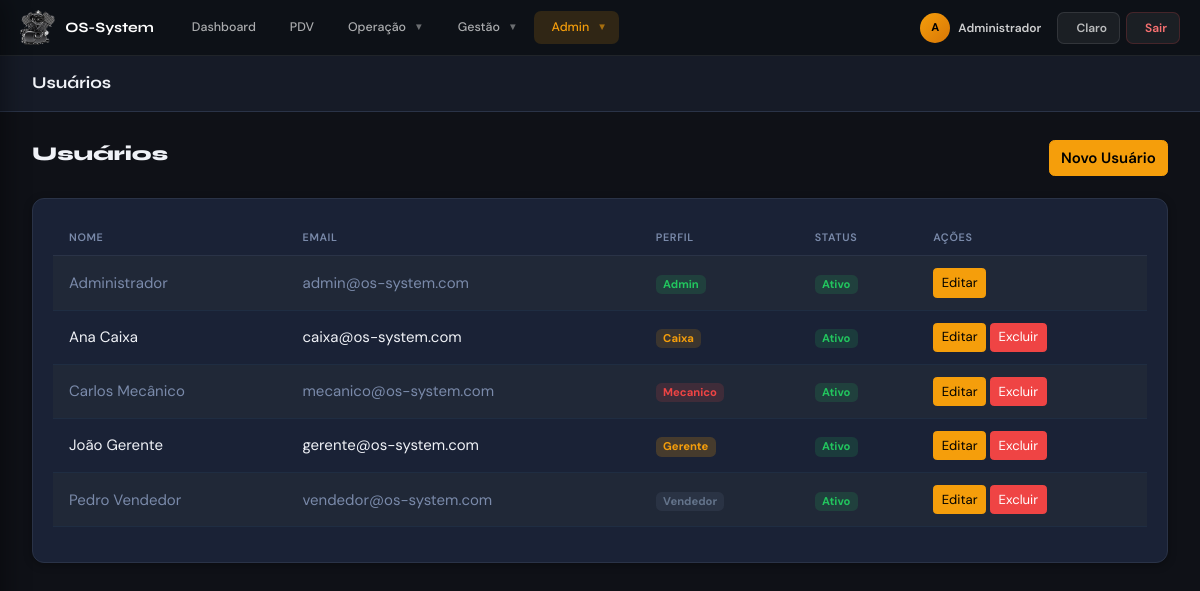
The page /modules/usuarios/usuarios.php (signed in) on the database its author committed.
### tables this page shows
CREATE TABLE `usuarios` (
  `id` int(11) NOT NULL,
  `nome` varchar(100) NOT NULL,
  `email` varchar(100) NOT NULL,
  `senha` varchar(255) NOT NULL,
  `perfil` enum('admin','gerente','mecanico','caixa','vendedor') NOT NULL,
  `ativo` tinyint(1) DEFAULT '1',
  `created_at` timestamp NULL DEFAULT CURRENT_TIMESTAMP
);

### config/sistema.php (called while the page is built)
<?php
return array (
  'nome_sistema' => 'OS-System',
  'nome_oficina' => 'Oficina de Motos',
  'telefone' => '',
  'email' => '',
  'endereco' => '',
  'cnpj' => '',
  'cor_primaria' => '#f59e0b',
  'logo_path' => 'assets/images/logo-pequena.png',
);

### config/config.php (called while the page is built, shortened)
<?php
require_once __DIR__ . '/../modules/auth/auth.php';
$database = new Database();
$db       = $database->getConnection();
$auth     = new Auth($db);

### modules/auth/auth.php (called while the page is built, shortened)
<?php
class Auth {
    public function isLoggedIn() {
        return isset($_SESSION['usuario_id']);
    }
    public function getCurrentUser() {
        if($this->isLoggedIn()) {
            return [
                'id' => $_SESSION['usuario_id'],
                'nome' => $_SESSION['usuario_nome'],
                'perfil' => $_SESSION['usuario_perfil']
            ];
        }
        return null;
    }
}
?>

### modules/usuarios/usuarios.php (the view, shortened to what this page needs)
<?php
require_once '../../config/config.php';
$usuarios = $db->query("SELECT * FROM usuarios ORDER BY nome")->fetchAll(PDO::FETCH_ASSOC);
?>
<?php include '../../includes/sidebar.php'; ?>
<header class="os-topbar">
  <div class="topbar-title">Usuários</div>
</header>
<main class="os-content">
<div class="d-flex justify-content-between align-items-center mb-4">
            <h2><i class="ph-bold ph-user-gear"></i> Usuários</h2>
            <button class="btn btn-primary" data-bs-toggle="modal" data-bs-target="#modalUsuario" onclick="limparFormulario()"><i class="ph-bold ph-plus-circle"></i> Novo Usuário</button>
        </div>
        <div class="card">
            <div class="card-body">
                <table class="table table-striped">
                    <thead>
                        <tr>
                            <th>Nome</th>
                            <th>Email</th>
                            <th>Perfil</th>
                            <th>Status</th>
                            <th>Ações</th>
                        </tr>
                    </thead>
                    <tbody>
                        <?php foreach($usuarios as $u): ?>
                        <tr>
                            <td><?php echo $u['nome']; ?></td>
                            <td><?php echo $u['email']; ?></td>
                            <td><span class="badge bg-<?php echo $u['perfil']=='admin'?'success':($u['perfil']=='gerente'?'primary':($u['perfil']=='caixa'?'warning':($u['perfil']=='mecanico'?'danger':'secondary'))); ?>"><?php echo ucfirst($u['perfil']); ?></span></td>
                            <td><?php echo $u['ativo'] ? '<span class="badge bg-success">Ativo</span>' : '<span class="badge bg-danger">Inativo</span>'; ?></td>
                            <td>
                                <button class="btn btn-sm btn-warning" onclick='editarUsuario(<?php echo json_encode($u); ?>)'>
                                    <i class="ph-bold ph-pencil-simple"></i> Editar
                                </button>
                                <?php if($u['id'] != $_SESSION['usuario_id']): ?>
                                <button class="btn btn-sm btn-danger" onclick="confirmarExclusao(<?php echo $u['id']; ?>)">
                                    <i class="ph-bold ph-trash"></i> Excluir
                                </button>
                                <?php endif; ?>
                             </tr ?>
                        <?php endforeach; ?>
                    </tbody>
                </table>
            </div>
        </div>
</main>
<?php include '../../includes/footer.php'; ?>

### includes/sidebar.php (shortened to what this page needs)
<?php
$_sistemaConfig = [];
$_cfgPath = __DIR__ . '/../config/sistema.php';
if (file_exists($_cfgPath)) {
    $_sistemaConfig = include $_cfgPath;
}
$_sistemaConfig = array_merge([
    'nome_sistema' => 'OS-System',
    'logo_path'    => '',
    'cor_primaria' => '#f59e0b',
], $_sistemaConfig);
$usuario = $auth->getCurrentUser();
$baseUrl = defined('BASE_URL') ? BASE_URL : '';
$tema    = $_COOKIE['os_tema'] ?? 'dark';
$current = basename($_SERVER['PHP_SELF']);
$iniciais = '';
if ($usuario && !empty($usuario['nome'])) {
    $p = explode(' ', $usuario['nome']);
    $iniciais = strtoupper(substr($p[0],0,1)) . (count($p)>1 ? strtoupper(substr(end($p),0,1)) : '');
}
?>
<!DOCTYPE html>
<html lang="pt-br" data-theme="<?= htmlspecialchars($tema) ?>">
<head>
  <link href="https://cdn.jsdelivr.net/npm/bootstrap@5.3.0/dist/css/bootstrap.min.css" rel="stylesheet">
  <link rel="stylesheet" href="https://unpkg.com/@phosphor-icons/web@2.1.1/src/bold/style.css">
  <link rel="stylesheet" href="https://cdn.jsdelivr.net/npm/sweetalert2@11/dist/sweetalert2.min.css">
  <link rel="stylesheet" href="<?= $baseUrl ?>/assets/css/os-theme.css">
</head>
<body>
<nav class="os-navbar">
  <a href="<?= $baseUrl ?>/index.php" class="nav-brand">
    <?php if (!empty($_sistemaConfig['logo_path'])): ?>
      <img src="<?= rtrim($baseUrl, '/') . '/' . ltrim(htmlspecialchars($_sistemaConfig['logo_path']), '/') ?>"
           alt="Logo" style="height:36px;max-width:120px;object-fit:contain;border-radius:4px">
    <?php else: ?>
      <div class="nav-brand-icon"><i class="ph-bold ph-motorcycle"></i></div>
    <?php endif; ?>
    <span class="nav-brand-name"><?= htmlspecialchars($_sistemaConfig['nome_sistema']) ?></span>
  </a>
  <a href="<?= $baseUrl ?>/index.php"
     class="nav-link-top <?= $current==='index.php'?'active':'' ?>">
    <i class="ph-bold ph-speedometer"></i> Dashboard
  </a>
  <a href="<?= $baseUrl ?>/modules/pdv/pdv.php"
     class="nav-link-top <?= $current==='pdv.php'?'active':'' ?>">
    <i class="ph-bold ph-cash-register"></i> PDV
  </a>
  <div class="nav-item-top">
    <button class="nav-link-top <?= in_array($current,['os.php','orcamentos.php','clientes.php','form_laudo.php','laudo.php'])?'active':'' ?>">
      <i class="ph-bold ph-wrench"></i> Operação <span class="chevron">▼</span>
    </button>
  </div>
  <div class="nav-item-top">
    <button class="nav-link-top <?= in_array($current,['produtos.php','servicos.php','estoque.php','mao_de_obra.php'])?'active':'' ?>">
      <i class="ph-bold ph-package"></i> Gestão <span class="chevron">▼</span>
    </button>
  </div>
  <div class="nav-item-top">
    <button class="nav-link-top <?= in_array($current,['relatorios.php','usuarios.php','mercadopago.php','configuracoes.php'])?'active':'' ?>">
      <i class="ph-bold ph-shield-check"></i> Admin <span class="chevron">▼</span>
    </button>
  </div>
  <div class="nav-right">
    <div class="nav-user">
      <div class="nav-avatar"><?= htmlspecialchars($iniciais) ?></div>
      <span class="nav-user-name"><?= htmlspecialchars($usuario['nome'] ?? '') ?></span>
    </div>
    <button class="nav-btn" onclick="toggleTema()">
      <span id="tema-label"></span>
    </button>
    <a href="#" class="nav-btn danger"
       onclick="confirmarSaida(event)">
      <i class="ph-bold ph-sign-out"></i> Sair
    </a>
  </div>
</nav>
<div class="os-main">

### assets/css/os-theme.css (style rules this page uses)
:root { --accent: #f59e0b; --accent-dark: #d97706; --accent-light: #fde68a; --success: #22c55e; --danger: #ef4444; --warning: #f59e0b; --info: #38bdf8; --navbar-h: 56px; --topbar-h: 56px; --radius: 12px; --radius-sm: 8px; --font-display: 'Syne', sans-serif; --font-body: 'DM Sans', sans-serif; --transition: .2s cubic-bezier(.4,0,.2,1); }
[data-theme="dark"] { --bg: #0f1117; --bg-surface: #161b27; --bg-card: #1a2236; --bg-card2: #222A3A; --bg-input: #1a2035; --border: #2a3347; --border-light: #1f2d42; --text: #f0f2f7; --text-muted: #7a8aaa; --text-dim: #4a5568; --sidebar-bg: #0d1117; --sidebar-item: rgba(255,255,255,.04); --sidebar-hover: rgba(245,158,11,.12); --sidebar-text: #8892a4; --sidebar-active:#f59e0b; --shadow: 0 4px 24px rgba(0,0,0,.4); --shadow-sm: 0 2px 8px rgba(0,0,0,.3); }
*, *::before, *::after { box-sizing: border-box; margin: 0; padding: 0; }
html { font-size: 15px; }
body { font-family: var(--font-body); background: var(--bg); color: var(--text); min-height: 100vh; transition: background var(--transition), color var(--transition); -webkit-font-smoothing: antialiased; }
.os-main { margin-left: 0; padding-top: 56px; flex: 1; display: flex; flex-direction: column; min-height: 100vh; }
.os-content { flex: 1; padding: 28px 32px; }
.os-topbar { height: var(--topbar-h); background: var(--bg-surface); border-bottom: 1px solid var(--border); display: flex; align-items: center; justify-content: space-between; padding: 0 32px; position: sticky; top: 0; z-index: 100; transition: background var(--transition); }
.topbar-title { font-family: var(--font-display); font-size: 1.1rem; font-weight: 700; color: var(--text); }
[data-theme="dark"] .table { color: var(--text) !important; }
[data-theme="dark"] .table-light, [data-theme="dark"] thead.table-light tr, [data-theme="dark"] .table-striped > tbody > tr:nth-of-type(odd) > * { background: var(--bg-card2) !important; color: var(--text-muted) !important; }
.os-content .table { color: var(--text); border-color: var(--border); }
.os-content .table thead th { background: var(--bg-card2); color: var(--text-muted); font-size: .72rem; font-weight: 600; letter-spacing: .06em; text-transform: uppercase; border-color: var(--border); padding: 10px 16px; }
.os-content .table td { padding: 12px 16px; border-color: var(--border-light); color: var(--text); vertical-align: middle; }
[data-theme="dark"] .table > :not(caption) > * > * { background-color: transparent !important; color: var(--text); border-color: var(--border-light); }
.os-content .card { background: var(--bg-card); border: 1px solid var(--border); border-radius: var(--radius); box-shadow: var(--shadow-sm); color: var(--text); }
.os-content .card-body { padding: 20px; }
.os-content .btn-primary { background: var(--accent); border-color: var(--accent); color: #000; font-weight: 600; }
.os-content .btn-danger { background: #ef4444; border-color: #ef4444; color: #fff; }
.os-content .btn-warning { background: #f59e0b; border-color: #f59e0b; color: #000; }
.os-content .badge.bg-primary { background: rgba(245,158,11,.2) !important; color: var(--accent) !important; }
.os-content .badge.bg-success { background: rgba(34,197,94,.15) !important; color: #22c55e !important; }
.os-content .badge.bg-danger { background: rgba(239,68,68,.15) !important; color: #ef4444 !important; }
.os-content .badge.bg-warning { background: rgba(245,158,11,.15) !important; color: #f59e0b !important; }
.os-content .badge.bg-secondary { background: rgba(100,116,139,.15) !important; color: #64748b !important; }
.os-content .d-flex.justify-content-between.align-items-center.mb-4 h2, .os-content .d-flex.justify-content-between.align-items-center.mb-4 h3 { font-family: var(--font-display); font-size: 1.3rem; font-weight: 800; color: var(--text); }
.os-content .table > :not(caption) > * > *, [data-theme="dark"] .table > :not(caption) > * > *, [data-theme="light"] .table > :not(caption) > * > * { background-color: transparent !important; }
.os-content .table-striped > tbody > tr > * { background-color: transparent !important; }
.os-topbar { position: sticky; top: 56px; z-index: 100; background: var(--bg-surface); border-bottom: 1px solid var(--border); padding: 12px 32px; display: flex; align-items: center; justify-content: space-between; font-family: var(--font-body); }
.topbar-title { font-family: var(--font-display); font-weight: 700; font-size: 1.1rem; color: var(--text); }

### rows shown on the page
usuarios: nome "A", nome "Administrador", email "admin@os-system.com", perfil "Admin", ativo "Ativo"
usuarios: nome "Ana Caixa", email "caixa@os-system.com", perfil "Caixa", ativo "Ativo"
usuarios: nome "Carlos Mecânico", email "mecanico@os-system.com", perfil "Mecanico", ativo "Ativo"
usuarios: nome "João Gerente", email "gerente@os-system.com", perfil "Gerente", ativo "Ativo"
usuarios: nome "Pedro Vendedor", email "vendedor@os-system.com", perfil "Vendedor", ativo "Ativo"

### other values the page prints
$_sistemaConfig['nome_sistema'] "OS-System"
